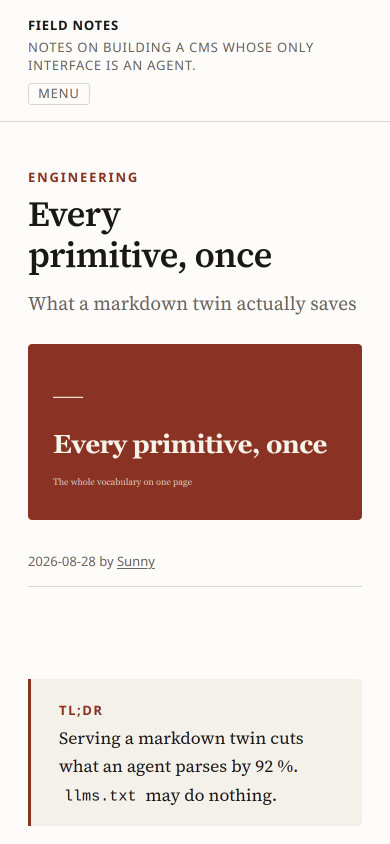
#> input picture .github/readme/phones/editorial-paper.png, 780 x 1688 px, found by its file name (shown at 1/2 size); its folder holds 5 pictures in this run
$ python strip.py
#> lines starting #> are read from the running program, lines starting #| are printed output that depends on the picture
"""
The phone strip (docs/15 §3.2): six looks at 390 px, side by side on one ground, rounded like a phone
would be — `python3 packages/bench/readme/strip.py` → .github/readme/phones/strip.png. Order is the
shelf's: editorial's three, base, technical's two. The frames are the ones `shots.ts` made; this only
arranges them.
"""
import io, os
from PIL import Image, ImageDraw
import oxipng

DIR = ".github/readme/phones"
ORDER = ["editorial-paper", "editorial-ink", "editorial-broadsheet", "base", "technical-graphite", "technical-phosphor"]
GAP, PAD, RADIUS, SCALE = 36, 40, 44, 0.5
BG = (0xf7, 0xf3, 0xea)

frames = [Image.open(os.path.join(DIR, f"{slug}.png")).convert("RGB") for slug in ORDER]
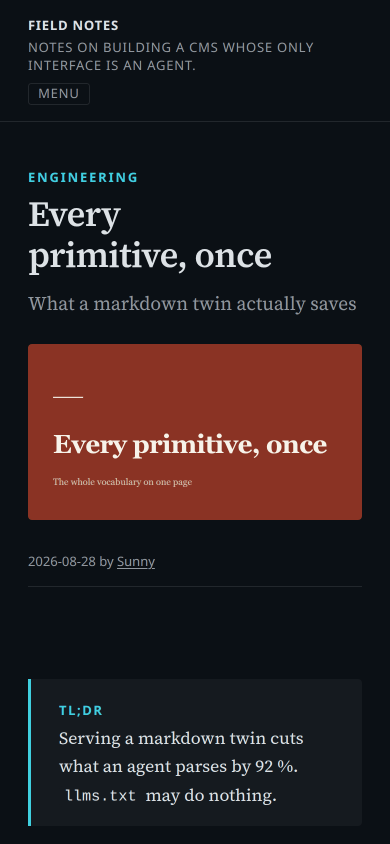
#> input picture .github/readme/phones/editorial-ink.png, 780 x 1688 px, found by its file name (shown at 1/2 size)
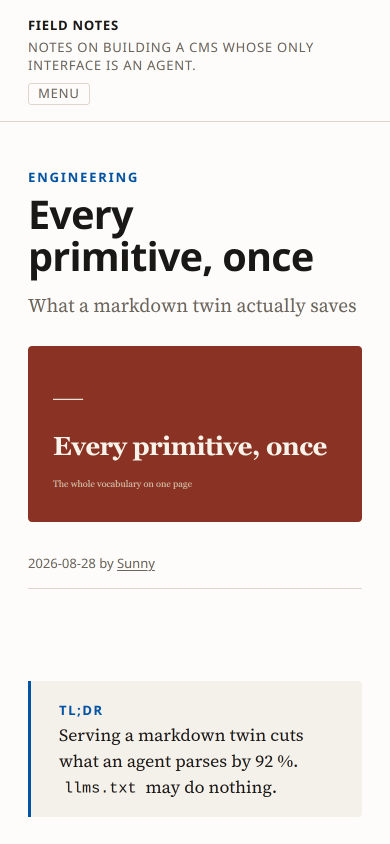
#> input picture .github/readme/phones/editorial-broadsheet.png, 780 x 1688 px, found by its file name (shown at 1/2 size)
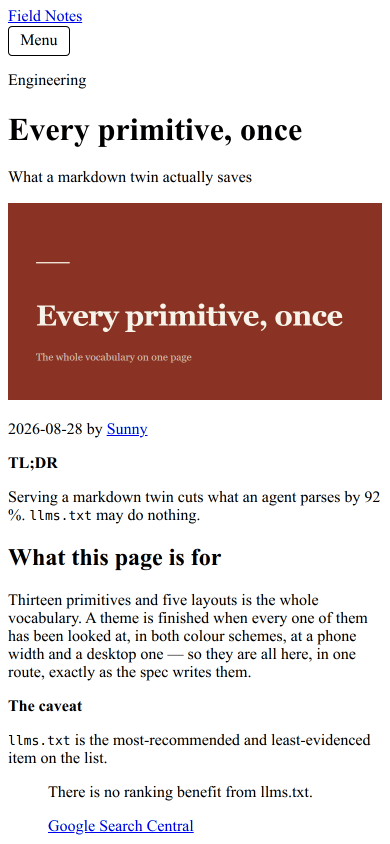
#> input picture .github/readme/phones/base.png, 780 x 1688 px, found by its file name (shown at 1/2 size)
#> (the run stopped early here; a loop or call above may not have finished)
